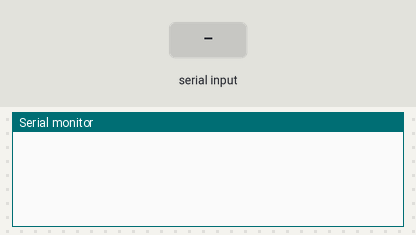
Bench run of a sketch on a simulated Arduino Uno, built with avr-gcc and run on an emulated ATmega328P. Shown: the last lines printed to the serial monitor. The test bench sets the inputs (shaded band).

Above: at 1.2 s.
1.3 s: "USER:\n" received over Serial
At 2.3 s:
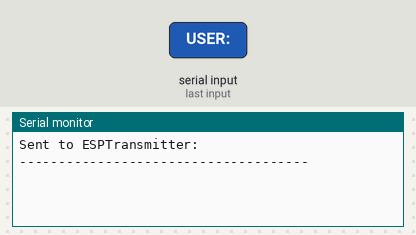
3.0 s: "ESP:\n" received over the second serial link
At 3.9 s:
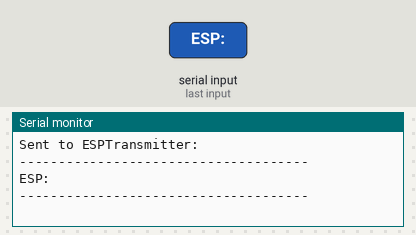

Measured:
- after the input at 1.3 s, the serial monitor: prints a new line after 0.21 s (image 1)
- after the input at 3.0 s, the serial monitor: prints a new line at once (image 2)

The sketch:

ArduinoSideTester.ino
```cpp
#include <SoftwareSerial.h>

SoftwareSerial ESPReceiver(2, 3); // RX, TX
SoftwareSerial ESPTransmitter(4, 5); // RX, TX

void setup() {
    Serial.begin(19200);
    ESPReceiver.begin(4800);   // Lower baud rate for better reliability
    ESPTransmitter.begin(4800);
}

// Function to read data character by character
// void readFromSoftwareSerial(SoftwareSerial &serial, String &output) {
//     while (serial.available()) {
//         char c = serial.read();
//         output += c;
//         delayMicroseconds(500); // Small delay to allow buffer processing
//     }
// }

void loop() {
    if (Serial.available()) {
        String userInput = Serial.readStringUntil('\n');
        userInput.trim();
        if (userInput.startsWith("USER:")) {
            userInput = userInput.substring(5);
            ESPTransmitter.listen();  // Ensure we are listening to the right serial
            delay(5); // Allow time for switching
            ESPTransmitter.println(userInput);
            Serial.println("Sent to ESPTransmitter: " + userInput);
            Serial.println("-------------------------------------");
            delay(500);
        }
    }

    // Read from ESPReceiver
    String receiverData = "";
    ESPReceiver.listen();  // Ensure we are listening to ESPReceiver
    delay(500);
    //readFromSoftwareSerial(ESPReceiver, receiverData);
    receiverData = ESPReceiver.readStringUntil('\n');
    receiverData.trim();
    if (receiverData.length() > 0 && receiverData.startsWith("ESP:")) {
        Serial.println(receiverData);
        Serial.println("-------------------------------------");
    }
}
// #include <SoftwareSerial.h>

// SoftwareSerial mySerial(2, 3); // RX, TX
// bool wifiReceivedSSID = false;
// bool wifiReceivedPassword = false;
// bool wifiReceivedServer = false;

// void setup() {
//     Serial.begin(19200);  // Set baud rate for debugging
//     mySerial.begin(9600);

//     Serial.println("Enter Credentials to Connect to Wifi:");
//     Serial.println("ssid=YourNetworkName");
//     Serial.println("pass=YourNetworkPassword");
//     Serial.println("server=YourServerIp");
// }

// void loop() {
//     if (Serial.available()) {
//       String userInput = Serial.readStringUntil('\n');
//       userInput.trim();

//       if (userInput.startsWith("ssid=") || userInput.startsWith("pass=") || userInput.startsWith("server=")) {
//         mySerial.println(userInput);
//       } else if (userInput.startsWith("HELP")){
//         mySerial.println("HELP");
//       } else if (userInput.startsWith("CONNECT") && wifiReceivedPassword && wifiReceivedServer && wifiReceivedSSID){
//         mySerial.println("CONNECT");
//       }else if (!wifiReceivedPassword || !wifiReceivedSSID || !wifiReceivedServer){
//         Serial.println("--------------------------------------");
//         Serial.println("Please supply the Chip with All These Credentials:");
//         Serial.println("ssid=YourNetworkName");
//         Serial.println("pass=YourNetworkPassword");
//         Serial.println("server=YourServerIp");
//         Serial.println("--------------------------------------");
//         Serial.print("ssid Provided Already: ");
//         Serial.println(wifiReceivedSSID);
//         Serial.print("password Provided Already: ");
//         Serial.println(wifiReceivedPassword);
//         Serial.print("server Provided Already: ");
//         Serial.println(wifiReceivedServer);
//         Serial.println("--------------------------------------");
//       } else if (wifiReceivedPassword && wifiReceivedSSID && wifiReceivedServer && userInput.startsWith("USER:")) {
//         mySerial.println(userInput);
//       }else {
//         Serial.println("To provide input to send to server, put USER: before the message!");
//       }
//     }

//     if (mySerial.available()) {  // Check if data is available on RX
//         String receivedData = mySerial.readStringUntil('\n');  // Read until newline
//         receivedData.trim();  // Remove any whitespace or newline chars
//         Serial.println(receivedData);

//        Serial.println("--------------------------------------");
//        if (receivedData.startsWith("ssidPASS")) {
//         wifiReceivedSSID = true;
//        } else if (receivedData.startsWith("passPASS")) {
//         wifiReceivedPassword = true;
//        } else if (receivedData.startsWith("serverPASS")) {
//         wifiReceivedServer = true;
//        }
//     }
// }
```
